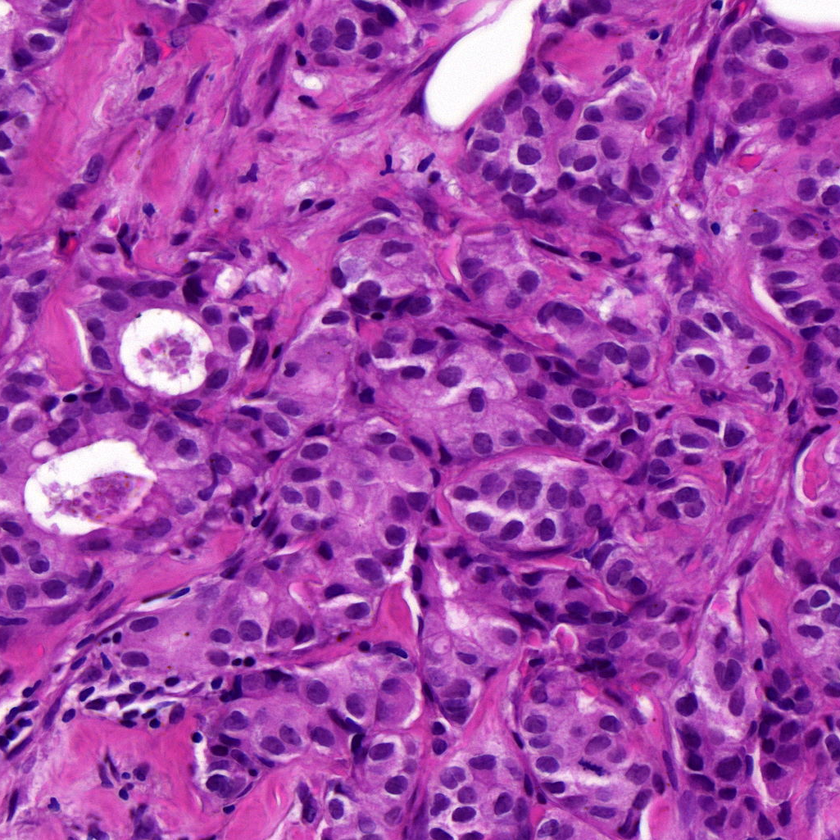
#> input picture Image-Compression-SVD/mamma_tissue.png, 840 x 840 px, shrunk from 1025 x 1025 before the run
$ jupyter execute --allow-errors 'Math4ML_Übung5.ipynb'
#> lines starting #> are read from the running program, lines starting #| are printed output that depends on the picture
Sidar Taskiran, Weijie Zhang, Kateryna Tishchenko

[cell 1]
from sklearn.datasets import fetch_olivetti_faces
from sklearn.decomposition import TruncatedSVD
from numpy.random import RandomState

from PIL import Image

import numpy as np
import matplotlib.pyplot as plt

##Aufgabe 1:

Eine Eigenschaft von Rang r besagt: r(AB) <= min(r(A),r(B))

σ(i) ist Konstante und beeinflusst den Rang somit nicht.

r(u(i)) = 1, da u(i) ein Spaltenvektor ist. r(v(i)^T) = 1, da v(i) ein Spaltenvektor ist.

-> Daher kann der Rang von u(i)*v(i)^T nie größer als 1 sein.

u(i) und v(i) sind Eigenvektoren und sind niemals 0.

-> Daher kann der Rang von u(i)*v(i)^T auch nicht 0 sein.

###Beispiel: Matrix A und die dazugehörige gekürzte Singulärwertzerlegung:

###Matrix A und die dazugehörige vollständige Singulärwertzerlegung:

##Aufgabe 2:

##Aufgabe 3:
Implementieren Sie in Python eine Funktion, die als Argument eine Matrix entgegennimmt und die Matrizen U, Σ, V T der gekürzten SVD zurückgibt. Diese Funktion soll sich der Funktionen numpy.linalg.eigh(), numpy.linalg.qr(), numpy.linalg.inv() neben weiteren elementaren numpy Funktionen bedienen.

[cell 2]
#Aufgabe 3:
import numpy as np
from numpy import linalg as LA


def my_truncated_svd(A, rank):
    # reduced svd or truncated svd?
    # if LA.matrix_rank(A) <= rank: # only truncated svd is possible
#> called with A = array of shape (2, 2), rank = 2
    if LA.matrix_rank(A) < rank:  # both reduced and truncated svd are possible
        raise ValueError('Gewuenschter Rang soll kleiner als Rang von A (%s) sein!' % LA.matrix_rank(A))
    # calculate A^T * A
    ATA = np.dot(A.T, A)
    # calculate Eigenvalues and Eigenvectors of A^T * A using method eigh()
    ATA_w, ATA_v = LA.eigh(ATA)
    # apply QR decomposition to Eigenvectors to get the orthonormalized Eigenvectors
    ATA_v_orthonormal, _ = LA.qr(ATA_v)
    # sort orthonormalized Eigenvektors to corespond to ascendingly sorted Eigenvalues
    # - concatenate Eigenvalues and Eigenvectors vertically to a single matrix
    ATA_wv = np.vstack((ATA_w, ATA_v_orthonormal))
    # - use ascendingly sorted Eigenvalues as indices to sort the Eigenvectors ascendingly, then reverse the whole matrix by column
    #   to a descending order
    ATA_wv_sorted = ATA_wv[:, np.argsort(ATA_wv[0])[::-1]]
    # seperate the matrix to Eigenvalues and Eigenvectors
    ATA_w_sorted = ATA_wv_sorted[0]
    # truncate sorted Eigenvalues according to specified rank and extract their square roots to get the needed Sigma-values
    print(ATA_w_sorted)
    count_positiv = len(ATA_w_sorted)
    for i in range(len(ATA_w_sorted)):
        if ATA_w_sorted[i] < 0:
            ATA_w_sorted[i] = 0
            count_positiv -= 1
    S_matrix = np.diag(ATA_w_sorted)
    print(S_matrix)
    # truncate sorted Eigenvectors according to specified rank
    # ATA_v_sorted_truncated = ATA_wv_sorted[1:, :rank]
    V = ATA_wv_sorted[1:]
    # apply QR decomposition to truncated Eigenvectors to get the orthonormalized right singular matrix V
    # V, _ = LA.qr(ATA_v_sorted_truncated)
    # calculate the matrix U_tmp with the equation A*V*Σ^(-1) = U
    S_inv = LA.inv(S_matrix)
    VS_inv = np.dot(V, S_inv)
    U_tmp = np.dot(A, VS_inv)
    # apply QR decomposition to U_tmp to get the orthonormalized left singular matrix U
    U, _ = LA.qr(U_tmp)
    # return the calculated results
    return U[:,:rank], S[:rank], V[:,:rank].T

##Aufgabe 4:
Vergleichen Sie Ihre Implementierung aus Aufgabe 3 mit numpy.linalg.svd()
zum Beispiel anhand der folgenden Matrizen

[cell 3]
import numpy as np
import numpy.linalg as LA

A0 = np.array([[pow(3, 0.5), 0], [2, pow(3, 0.5)]])
A1 = np.array([[1, 1, 1], [2, 2, 2]])
A2 = np.array([[1, 0, 1], [-2, 1, 0]])
A3 = np.array([[3, 2, 2], [2, 3, 2], [2, 2, 3]])
A4 = np.array([[9, -1, -1, 1], [-1, 9, 1, -1], [-1, 1, 9, -1], [1, -1, -1, 9]])

[cell 4]
print("My truncated SVD für Matrix A0: \n")
#> (the rest of this cell did not finish here and is left out)

[cell 5]
print("My truncated SVD für Matrix A1: \n")
#> (the rest of this cell did not finish here and is left out)

print("U= \n", U)
print("S= \n", S)
print("VT= \n", VT)

print("----------------------------------------")

print("SVD für Matrix A1: \n")
U, S, VT = np.linalg.svd(A1)
print("U= \n", U)
print("S= \n", S)
print("VT= \n", VT)

[cell 6]
print("My truncated SVD für Matrix A2: \n")
#> (the rest of this cell did not finish here and is left out)

print("U= \n", U)
print("S= \n", S)
print("VT= \n", VT)

print("----------------------------------------")

print("SVD für Matrix A2: \n")
U, S, VT = np.linalg.svd(A2)
print("U= \n", U)
print("S= \n", S)
print("VT= \n", VT)

[cell 7]
print("My truncated SVD für Matrix A3: \n")
#> (the rest of this cell did not finish here and is left out)

print("U= \n", U)
print("S= \n", S)
print("VT= \n", VT)

print("----------------------------------------")

print("SVD für Matrix A3: \n")
U, S, VT = np.linalg.svd(A3)
print("U= \n", U)
print("S= \n", S)
print("VT= \n", VT)

[cell 8]
print("My truncated SVD für Matrix A4: ")
#> (the rest of this cell did not finish here and is left out)

print("U= \n", U)
print("S= \n", S)
print("VT= \n", VT)

print("----------------------------------------")

print("\nSVD für Matrix A4: ")
U, S, VT = np.linalg.svd(A4)
print("U= \n", U)
print("S= \n", S)
print("VT= \n", VT)

##Aufgabe 5:
Wenden Sie die Singulärwertentwicklung auf einzelne Schwarz-Weiß-Bilder an, visualisieren Sie ausgewählte Rang-k-Approximationen und vergleichen Sie die entsprechenden Speicherplatzbedarfe. Sie *können* zum Beispiel folgenden Gesichts-Datensatz verwenden:

[cell 9]
image = Image.open('mamma_tissue.png')
#> image is the input picture: PIL image 840x840 RGB; mean R, G, B 163.7, 72.7, 169.1
image_gray = image.convert('LA')
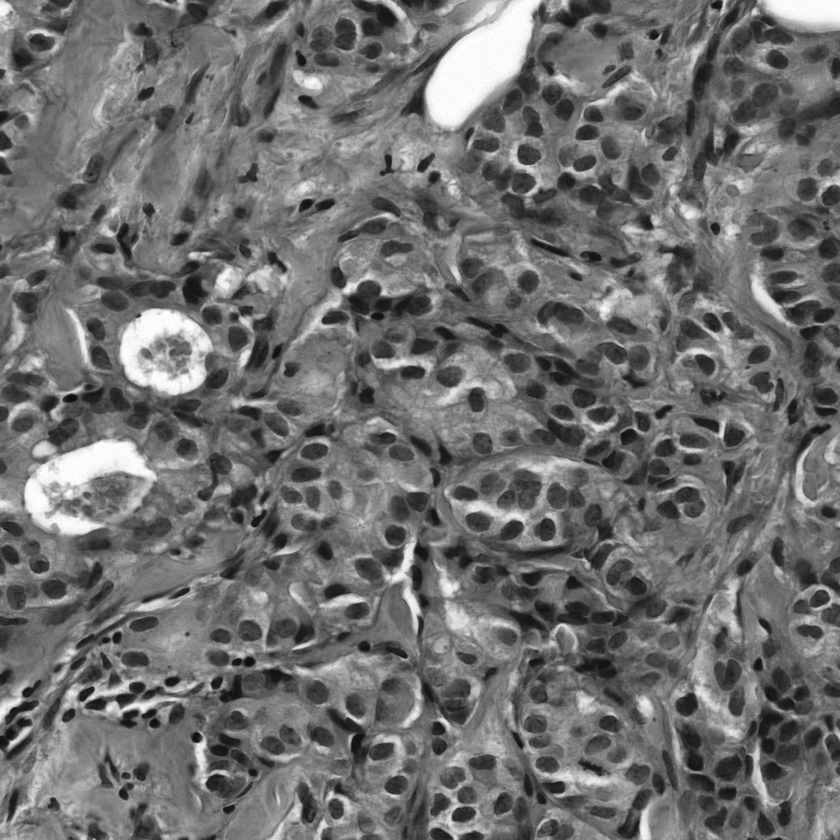
#> image_gray: PIL image 840x840 LA; mean R, G, B, A 110.9, 110.9, 110.9, 255
image_matrix = np.array(list(image_gray.getdata(band=0)), float)
image_matrix.shape = (image_gray.size[1], image_gray.size[0])
print(image_matrix.shape)
#| (840, 840)
image_matrix = np.matrix(image_matrix)
plt.figure(figsize=(10, 10))
plt.imshow(image_matrix, cmap='gray');

[cell 10]
U, S, VT = np.linalg.svd(image_matrix)
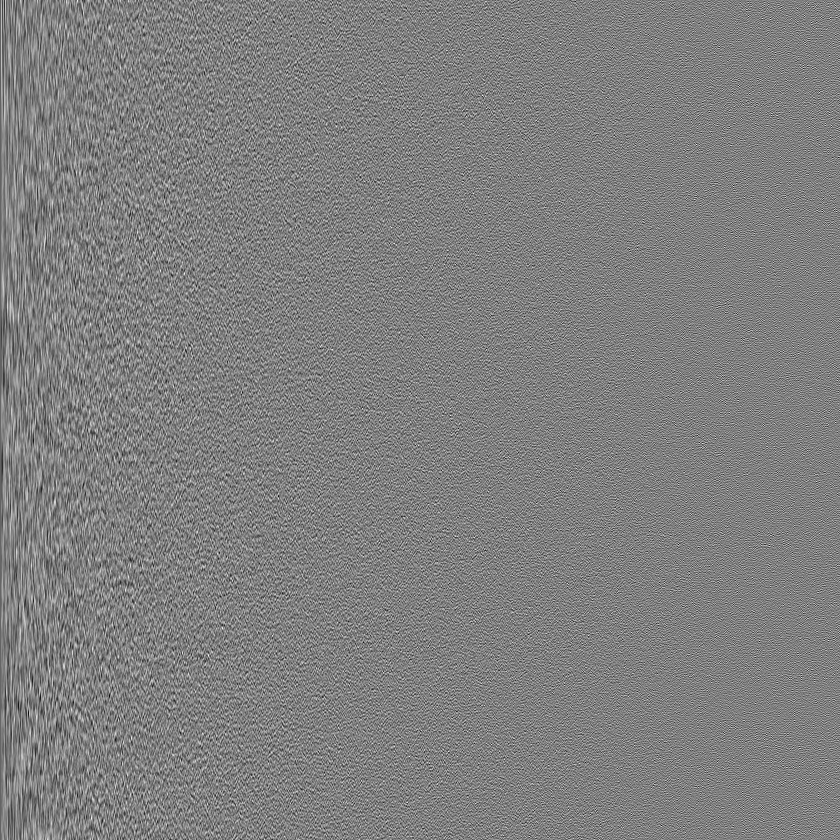
#> U: shape (840, 840) float64; min -0.163, max 0.162, mean -3.84e-05; drawn with min black and max white
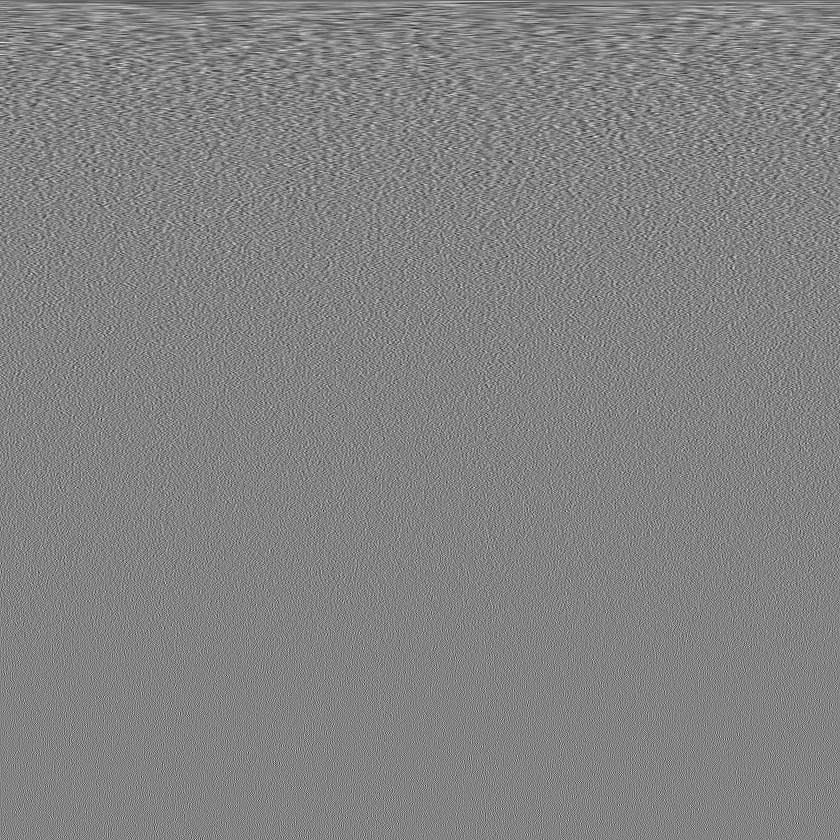
#> VT: shape (840, 840) float64; min -0.187, max 0.176, mean -4.25e-05; drawn with min black and max white
#> S = 840 values, max 93676.6 at index 0, min 0.0474 at index 839, mean 557.4

[cell 11]
svd_image = np.matrix(U[:, :1]) * np.diag(S[:1]) * np.matrix(VT[:1, :])
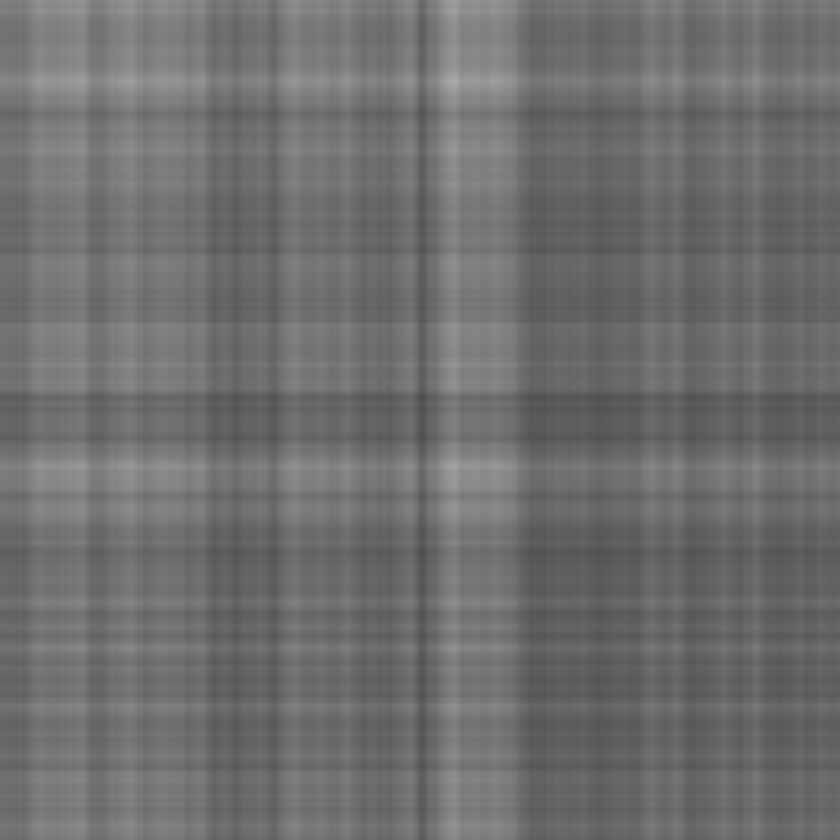
#> svd_image: shape (840, 840) float64; min 78.65, max 168.6, mean 110.9
plt.figure(figsize=(10, 10))
plt.imshow(svd_image, cmap='gray');

[cell 12]
for i in range(5, 156, 25):
    svd_image = np.matrix(U[:, :i]) * np.diag(S[:i]) * np.matrix(VT[:i, :])
    plt.figure(figsize=(10, 10))
    plt.imshow(svd_image, cmap='gray')
    im = Image.fromarray(svd_image)
    width, height = im.size
    rounded_size = round((width + height + 1) * i * 4 * 0.000001, 2)
    print("Speicherbedarf ist ", rounded_size, "MB")
    speicherbedarf_vergliechen_mit_original = round((width + height + 1) * i * 4 / (width * height * 4), 2) * 100
    print("Größe im Vergleich zum Original ", speicherbedarf_vergliechen_mit_original, "%")
    plt.title("k = %s" % i)
    plt.show()
#> this loop made 7 passes
#> pass 1, `svd_image = np.matrix(U[:, :i]) * np.diag(S[:i]) * np.matrix(VT[:i, :])`:
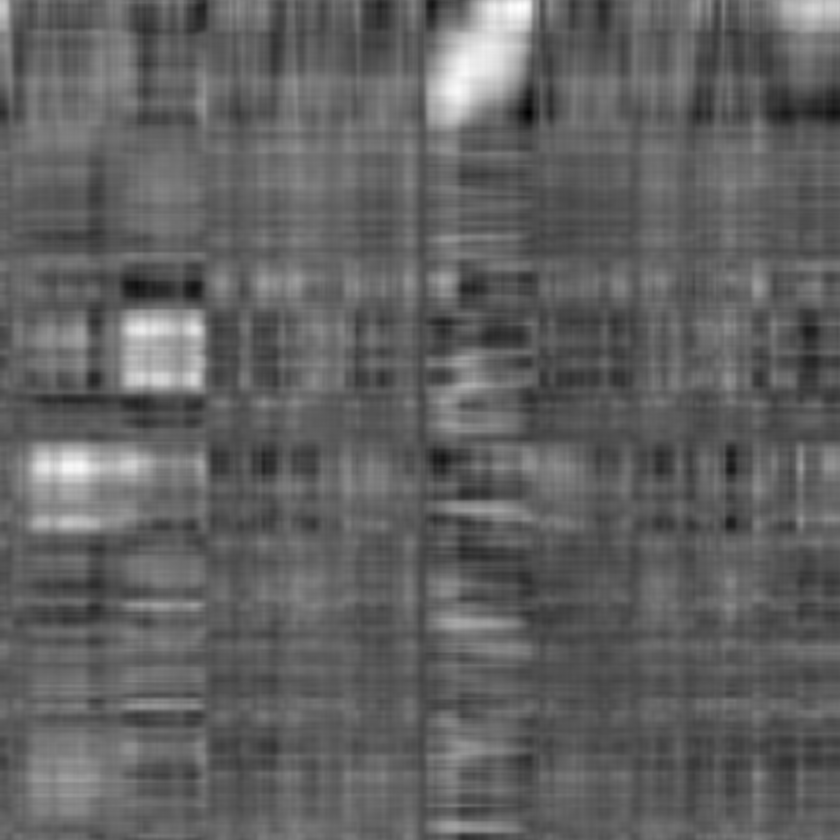
#> svd_image: shape (840, 840) float64; min 6.74, max 278.6, mean 110.9; drawn with min black and max white
#> pass 2, `svd_image = np.matrix(U[:, :i]) * np.diag(S[:i]) * np.matrix(VT[:i, :])`:
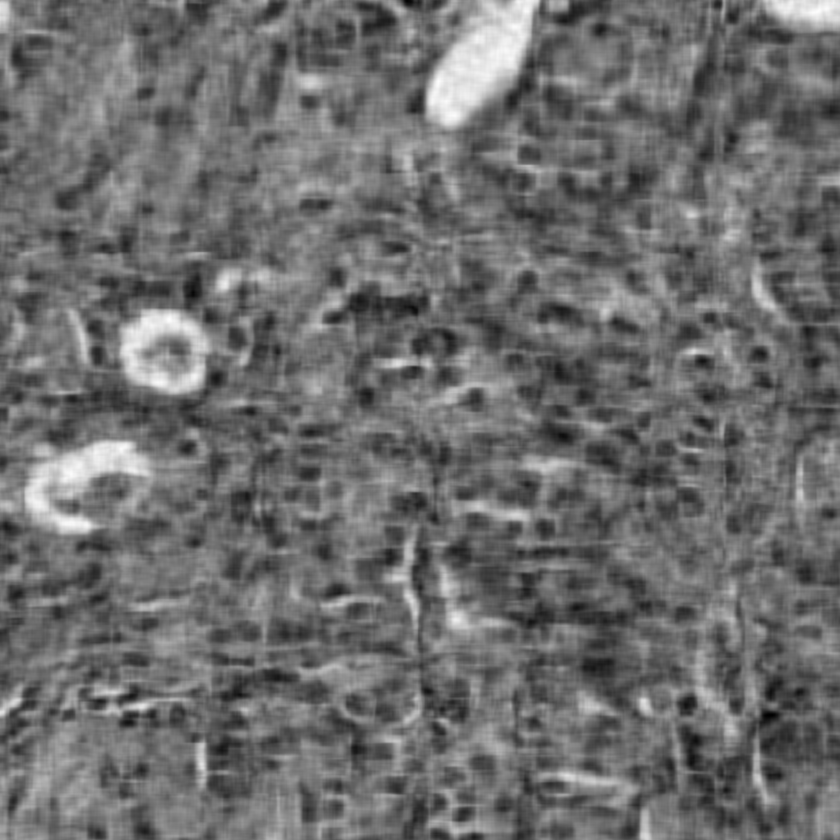
#> svd_image: shape (840, 840) float64; min -16.75, max 281.3, mean 110.9; drawn with min black and max white
